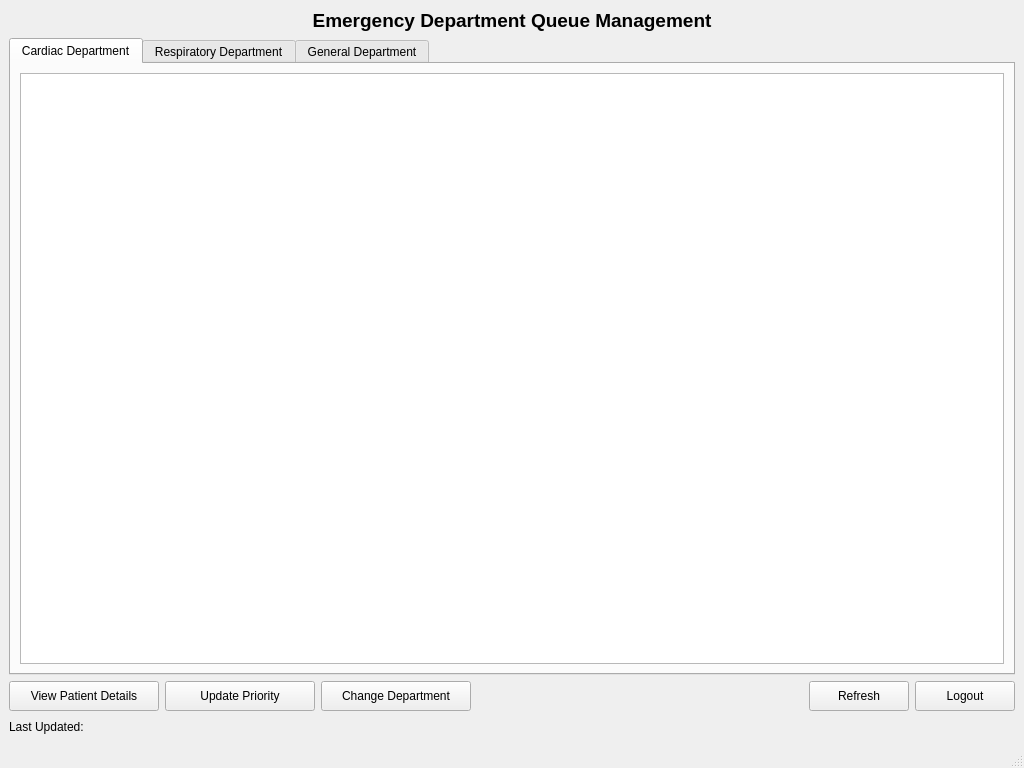
<?xml version="1.0" encoding="UTF-8"?>
<ui version="4.0">
 <class>NurseInterface</class>
 <widget class="QMainWindow" name="NurseInterface">
  <property name="geometry">
   <rect>
    <x>0</x>
    <y>0</y>
    <width>1024</width>
    <height>768</height>
   </rect>
  </property>
  <property name="windowTitle">
   <string>Nurse Interface</string>
  </property>
  <widget class="QWidget" name="centralwidget">
   <layout class="QVBoxLayout" name="verticalLayout">
    <item>
     <widget class="QLabel" name="welcomeLabel">
      <property name="font">
       <font>
        <pointsize>14</pointsize>
        <bold>true</bold>
       </font>
      </property>
      <property name="text">
       <string>Emergency Department Queue Management</string>
      </property>
      <property name="alignment">
       <set>Qt::AlignCenter</set>
      </property>
     </widget>
    </item>
    <item>
     <widget class="QTabWidget" name="departmentTabs">
      <!-- Cardiac Department Tab -->
      <widget class="QWidget" name="cardiacTab">
       <attribute name="title">
        <string>Cardiac Department</string>
       </attribute>
       <layout class="QVBoxLayout" name="verticalLayout_2">
        <item>
         <widget class="QTableWidget" name="cardiacTable">
          <property name="selectionMode">
           <enum>QAbstractItemView::SingleSelection</enum>
          </property>
          <property name="selectionBehavior">
           <enum>QAbstractItemView::SelectRows</enum>
          </property>
         </widget>
        </item>
       </layout>
      </widget>
      <!-- Respiratory Department Tab -->
      <widget class="QWidget" name="respiratoryTab">
       <attribute name="title">
        <string>Respiratory Department</string>
       </attribute>
       <layout class="QVBoxLayout" name="verticalLayout_3">
        <item>
         <widget class="QTableWidget" name="respiratoryTable">
          <property name="selectionMode">
           <enum>QAbstractItemView::SingleSelection</enum>
          </property>
          <property name="selectionBehavior">
           <enum>QAbstractItemView::SelectRows</enum>
          </property>
         </widget>
        </item>
       </layout>
      </widget>
      <!-- General Department Tab -->
      <widget class="QWidget" name="generalTab">
       <attribute name="title">
        <string>General Department</string>
       </attribute>
       <layout class="QVBoxLayout" name="verticalLayout_4">
        <item>
         <widget class="QTableWidget" name="generalTable">
          <property name="selectionMode">
           <enum>QAbstractItemView::SingleSelection</enum>
          </property>
          <property name="selectionBehavior">
           <enum>QAbstractItemView::SelectRows</enum>
          </property>
         </widget>
        </item>
       </layout>
      </widget>
     </widget>
    </item>
    <!-- Action Buttons -->
    <item>
     <layout class="QHBoxLayout" name="horizontalLayout">
      <item>
       <widget class="QPushButton" name="viewPatientButton">
        <property name="minimumSize">
         <size>
          <width>150</width>
          <height>30</height>
         </size>
        </property>
        <property name="text">
         <string>View Patient Details</string>
        </property>
       </widget>
      </item>
      <item>
       <widget class="QPushButton" name="updatePriorityButton">
        <property name="minimumSize">
         <size>
          <width>150</width>
          <height>30</height>
         </size>
        </property>
        <property name="text">
         <string>Update Priority</string>
        </property>
       </widget>
      </item>
      <item>
       <widget class="QPushButton" name="changeDepartmentButton">
        <property name="minimumSize">
         <size>
          <width>150</width>
          <height>30</height>
         </size>
        </property>
        <property name="text">
         <string>Change Department</string>
        </property>
       </widget>
      </item>
      <item>
       <spacer name="horizontalSpacer">
        <property name="orientation">
         <enum>Qt::Horizontal</enum>
        </property>
        <property name="sizeHint" stdset="0">
         <size>
          <width>40</width>
          <height>20</height>
         </size>
        </property>
       </spacer>
      </item>
      <item>
       <widget class="QPushButton" name="refreshButton">
        <property name="minimumSize">
         <size>
          <width>100</width>
          <height>30</height>
         </size>
        </property>
        <property name="text">
         <string>Refresh</string>
        </property>
       </widget>
      </item>
      <item>
       <widget class="QPushButton" name="logoutButton">
        <property name="minimumSize">
         <size>
          <width>100</width>
          <height>30</height>
         </size>
        </property>
        <property name="text">
         <string>Logout</string>
        </property>
       </widget>
      </item>
     </layout>
    </item>
    <!-- Status Bar Info -->
    <item>
     <layout class="QHBoxLayout" name="horizontalLayout_2">
      <item>
       <widget class="QLabel" name="lastRefreshLabel">
        <property name="text">
         <string>Last Updated: </string>
        </property>
       </widget>
      </item>
      <item>
       <spacer name="horizontalSpacer_2">
        <property name="orientation">
         <enum>Qt::Horizontal</enum>
        </property>
        <property name="sizeHint" stdset="0">
         <size>
          <width>40</width>
          <height>20</height>
         </size>
        </property>
       </spacer>
      </item>
     </layout>
    </item>
   </layout>
  </widget>
  <widget class="QMenuBar" name="menubar">
   <property name="geometry">
    <rect>
     <x>0</x>
     <y>0</y>
     <width>1024</width>
     <height>21</height>
    </rect>
   </property>
  </widget>
  <widget class="QStatusBar" name="statusbar"/>
 </widget>
 <resources/>
 <connections/>
</ui>
